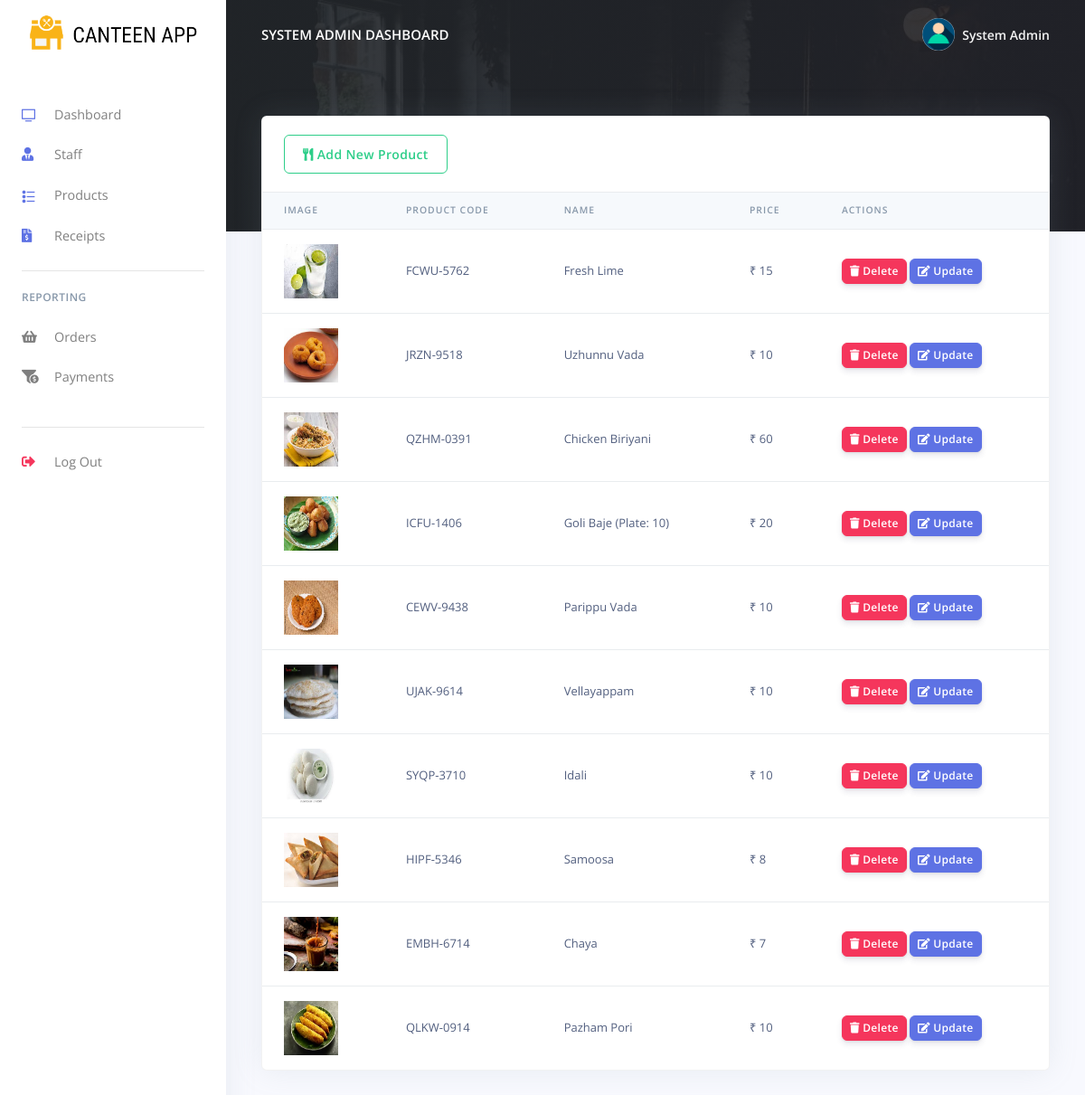
The page /cashier/products.php (signed in) on the database its author committed.
### tables this page shows
CREATE TABLE `rpos_admin` (
  `admin_id` varchar(200) NOT NULL,
  `admin_name` varchar(200) NOT NULL,
  `admin_email` varchar(200) NOT NULL,
  `admin_password` varchar(200) NOT NULL
);

CREATE TABLE `rpos_products` (
  `prod_id` varchar(200) NOT NULL,
  `prod_code` varchar(200) NOT NULL,
  `prod_name` varchar(200) NOT NULL,
  `prod_img` varchar(200) NOT NULL,
  `prod_desc` longtext NOT NULL,
  `prod_price` varchar(200) NOT NULL,
  `created_at` timestamp(6) NOT NULL DEFAULT CURRENT_TIMESTAMP(6) ON UPDATE CURRENT_TIMESTAMP(6)
);

### cashier/products.php (the view, shortened to what this page needs)
<?php
include('config/config.php');
require_once('partials/_head.php');
?>
<body>
  <?php
  require_once('partials/_sidebar.php');
  ?>
  <div class="main-content">
    <?php
    require_once('partials/_topnav.php');
    ?>
    <div class="container-fluid mt--8">
      <div class="row">
        <div class="col">
          <div class="card shadow">
            <div class="card-header border-0">
              <a href="add_product.php" class="btn btn-outline-success">
                <i class="fas fa-utensils"></i>
                Add New Product
              </a>
            </div>
            <div class="table-responsive">
              <table class="table align-items-center table-flush">
                <thead class="thead-light">
                  <tr>
                    <th scope="col">Image</th>
                    <th scope="col">Product Code</th>
                    <th scope="col">Name</th>
                    <th scope="col">Price</th>
                    <th scope="col">Actions</th>
                  </tr>
                </thead>
                <tbody>
                  <?php
                  $ret = "SELECT * FROM  rpos_products ";
                  $stmt = $mysqli->prepare($ret);
                  $stmt->execute();
                  $res = $stmt->get_result();
                  while ($prod = $res->fetch_object()) {
                  ?>
                    <tr>
                      <td>
                        <?php
                        if ($prod->prod_img) {
                          echo "<img src='assets/img/products/$prod->prod_img' height='60' width='60 class='img-thumbnail'>";
                        } else {
                          echo "<img src='assets/img/products/default.jpg' height='60' width='60 class='img-thumbnail'>";
                        }
                        ?>
                      </td>
                      <td><?php echo $prod->prod_code; ?></td>
                      <td><?php echo $prod->prod_name; ?></td>
                      <td>₹ <?php echo $prod->prod_price; ?></td>
                      <td>
                        <a href="products.php?delete=<?php echo $prod->prod_id; ?>">
                          <button class="btn btn-sm btn-danger">
                            <i class="fas fa-trash"></i>
                            Delete
                          </button>
                        </a>
                        <a href="update_product.php?update=<?php echo $prod->prod_id; ?>">
                          <button class="btn btn-sm btn-primary">
                            <i class="fas fa-edit"></i>
                            Update
                          </button>
                        </a>
                      </td>
                    </tr>
                  <?php } ?>
                </tbody>
              </table>
            </div>
          </div>
        </div>
      </div>
      <?php
      require_once('partials/_footer.php');
      ?>
    </div>
  </div>
</body>
</html>

### cashier/partials/_sidebar.php (shortened to what this page needs)
<?php
$admin_id = $_SESSION['admin_id'];
$ret = "SELECT * FROM  rpos_admin  WHERE admin_id = '$admin_id'";
$stmt = $mysqli->prepare($ret);
$stmt->execute();
$res = $stmt->get_result();
while ($admin = $res->fetch_object()) {
?>
  <nav class="navbar navbar-vertical fixed-left navbar-expand-md navbar-light bg-white" id="sidenav-main">
    <div class="container-fluid">
      <a class="navbar-brand pt-0" href="dashboard.php">
        <img src="assets/img/brand/repos.png" class="navbar-brand-img" alt="...">
      </a>
      <div class="collapse navbar-collapse" id="sidenav-collapse-main">
        <ul class="navbar-nav">
          <li class="nav-item">
            <a class="nav-link" href="dashboard.php">
              <i class="ni ni-tv-2 text-primary"></i> Dashboard
            </a>
          </li>
          <li class="nav-item">
            <a class="nav-link" href="hrm.php">
              <i class="fas fa-user-tie text-primary"></i> Staff
            </a>
          </li>
          <li class="nav-item">
            <a class="nav-link" href="products.php">
              <i class="ni ni-bullet-list-67 text-primary"></i>Products
            </a>
          </li>
          <li class="nav-item">
            <a class="nav-link" href="receipts.php">
              <i class="fas fa-file-invoice-dollar text-primary"></i> Receipts
            </a>
          </li>
        </ul>
        <hr class="my-3">
        <h6 class="navbar-heading text-muted">Reporting</h6>
        <ul class="navbar-nav mb-md-3">
          <li class="nav-item">
            <a class="nav-link" href="orders_reports.php">
              <i class="fas fa-shopping-basket"></i> Orders
            </a>
          </li>
          <li class="nav-item">
            <a class="nav-link" href="payments_reports.php">
              <i class="fas fa-funnel-dollar"></i> Payments
            </a>
          </li>
        </ul>
        <hr class="my-3">
        <ul class="navbar-nav mb-md-3">
          <li class="nav-item">
            <a class="nav-link" href="logout.php">
              <i class="fas fa-sign-out-alt text-danger"></i> Log Out
            </a>
          </li>
        </ul>
      </div>
    </div>
  </nav>
<?php } ?>

### cashier/partials/_topnav.php (shortened to what this page needs)
<?php
$admin_id = $_SESSION['admin_id'];
$ret = "SELECT * FROM  rpos_admin  WHERE admin_id = '$admin_id'";
$stmt = $mysqli->prepare($ret);
$stmt->execute();
$res = $stmt->get_result();
while ($admin = $res->fetch_object()) {
?>
    <nav class="navbar navbar-top navbar-expand-md navbar-dark" id="navbar-main">
        <div class="container-fluid">
            <a class="h4 mb-0 text-white text-uppercase d-none d-lg-inline-block" href="dashboard.php"><?php echo $admin->admin_name; ?> Dashboard</a>
            <ul class="navbar-nav align-items-center d-none d-md-flex">
                <li class="nav-item dropdown">
                    <a class="nav-link pr-0" href="#" role="button" data-toggle="dropdown" aria-haspopup="true" aria-expanded="false">
                        <div class="media align-items-center">
                            <span class="avatar avatar-sm rounded-circle">
                                <img alt="Image placeholder" src="assets/img/theme/user-a-min.png">
                            </span>
                            <div class="media-body ml-2 d-none d-lg-block">
                                <span class="mb-0 text-sm  font-weight-bold"><?php echo $admin->admin_name; ?></span>
                            </div>
                        </div>
                    </a>
                </li>
            </ul>
        </div>
    </nav>
<?php } ?>

### rows shown on the page
rpos_admin: admin_name "SYSTEM ADMIN", admin_name "System Admin"
rpos_products: prod_img (picture), prod_code "FCWU-5762", prod_name "Fresh Lime", prod_price "15"
rpos_products: prod_img (picture), prod_code "JRZN-9518", prod_name "Uzhunnu Vada", prod_price "10"
rpos_products: prod_img (picture), prod_code "QZHM-0391", prod_name "Chicken Biriyani", prod_price "60"
rpos_products: prod_img (picture), prod_code "ICFU-1406", prod_name "Goli Baje (Plate: 10)", prod_price "20"
rpos_products: prod_img (picture), prod_code "CEWV-9438", prod_name "Parippu Vada", prod_price "10"
rpos_products: prod_img (picture), prod_code "UJAK-9614", prod_name "Vellayappam", prod_price "10"
rpos_products: prod_img (picture), prod_code "SYQP-3710", prod_name "Idali", prod_price "10"
rpos_products: prod_img (picture), prod_code "HIPF-5346", prod_name "Samoosa", prod_price "8"
rpos_products: prod_img (picture), prod_code "EMBH-6714", prod_name "Chaya", prod_price "7"
rpos_products: prod_img (picture), prod_code "QLKW-0914", prod_name "Pazham Pori", prod_price "10"
